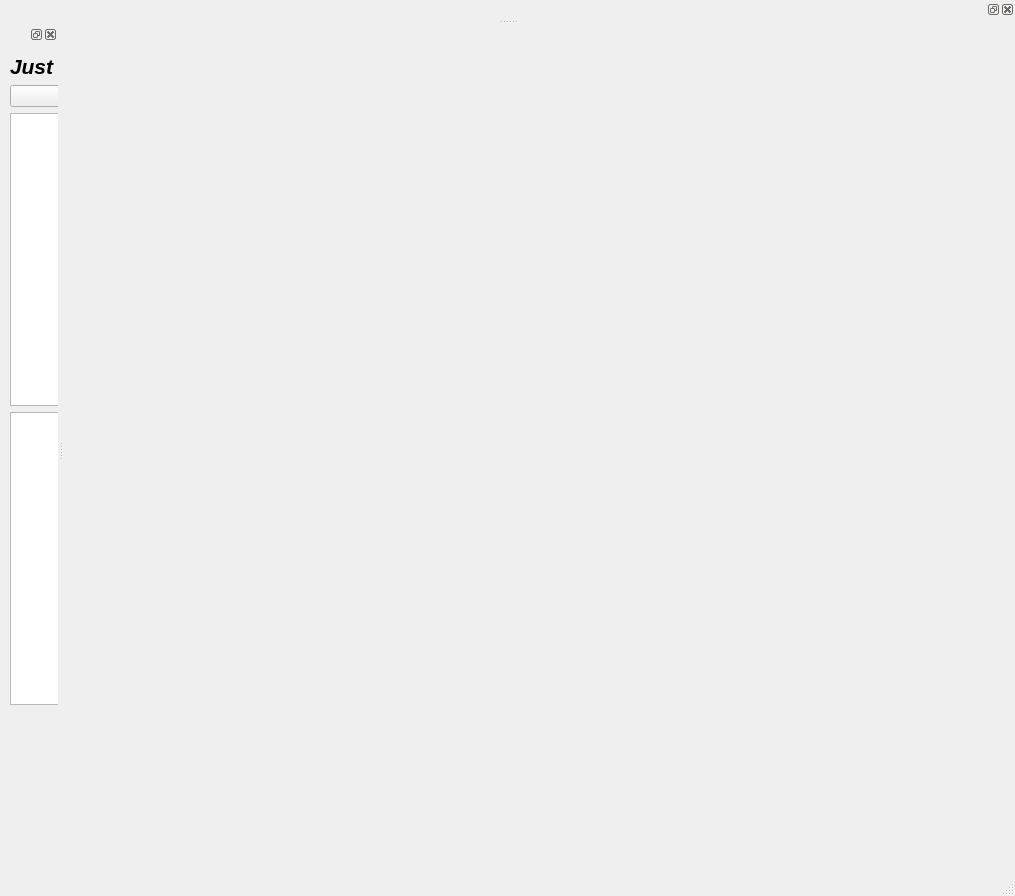
<?xml version="1.0" encoding="UTF-8"?>
<ui version="4.0">
 <class>MainWindow</class>
 <widget class="QMainWindow" name="MainWindow">
  <property name="geometry">
   <rect>
    <x>0</x>
    <y>0</y>
    <width>1015</width>
    <height>896</height>
   </rect>
  </property>
  <property name="windowTitle">
   <string>MainWindow</string>
  </property>
  <widget class="QWidget" name="centralwidget"/>
  <widget class="QMenuBar" name="menubar">
   <property name="geometry">
    <rect>
     <x>0</x>
     <y>0</y>
     <width>1015</width>
     <height>21</height>
    </rect>
   </property>
  </widget>
  <widget class="QStatusBar" name="statusbar"/>
  <widget class="QDockWidget" name="dockWidget">
   <attribute name="dockWidgetArea">
    <number>1</number>
   </attribute>
   <widget class="QWidget" name="dockWidgetContents">
    <widget class="QWidget" name="verticalLayoutWidget">
     <property name="geometry">
      <rect>
       <x>10</x>
       <y>10</y>
       <width>371</width>
       <height>651</height>
      </rect>
     </property>
     <layout class="QVBoxLayout" name="verticalLayout">
      <item>
       <widget class="QLabel" name="HelloWorldLabel">
        <property name="font">
         <font>
          <pointsize>16</pointsize>
          <weight>75</weight>
          <italic>true</italic>
          <bold>true</bold>
         </font>
        </property>
        <property name="text">
         <string>Just a fucking test</string>
        </property>
       </widget>
      </item>
      <item>
       <widget class="QPushButton" name="pushButtonToHelloWorld">
        <property name="text">
         <string>ClickMe Bugger</string>
        </property>
       </widget>
      </item>
      <item>
       <widget class="QTextEdit" name="HelloWorldBox"/>
      </item>
      <item>
       <layout class="QVBoxLayout" name="verticalLayout_2">
        <item>
         <widget class="PlotWidget" name="graphicsView"/>
        </item>
       </layout>
      </item>
     </layout>
    </widget>
   </widget>
  </widget>
  <widget class="QDockWidget" name="dockWidget_2">
   <attribute name="dockWidgetArea">
    <number>4</number>
   </attribute>
   <widget class="QWidget" name="dockWidgetContents_2">
    <widget class="QWidget" name="gridLayoutWidget">
     <property name="geometry">
      <rect>
       <x>-1</x>
       <y>-1</y>
       <width>581</width>
       <height>111</height>
      </rect>
     </property>
     <layout class="QGridLayout" name="gridLayout">
      <item row="2" column="0">
       <widget class="QLabel" name="label">
        <property name="text">
         <string>TextLabel</string>
        </property>
       </widget>
      </item>
      <item row="0" column="1">
       <widget class="QLabel" name="label_3">
        <property name="text">
         <string>TextLabel</string>
        </property>
       </widget>
      </item>
      <item row="2" column="1">
       <widget class="QLabel" name="label_2">
        <property name="text">
         <string>TextLabel</string>
        </property>
       </widget>
      </item>
      <item row="0" column="0">
       <widget class="QComboBox" name="comboBox"/>
      </item>
      <item row="1" column="0">
       <widget class="QLabel" name="label_4">
        <property name="text">
         <string>TextLabel</string>
        </property>
       </widget>
      </item>
      <item row="1" column="1">
       <widget class="QLabel" name="label_5">
        <property name="text">
         <string>TextLabel</string>
        </property>
       </widget>
      </item>
     </layout>
    </widget>
   </widget>
  </widget>
 </widget>
 <customwidgets>
  <customwidget>
   <class>PlotWidget</class>
   <extends>QGraphicsView</extends>
   <header>pyqtgraph.h</header>
  </customwidget>
 </customwidgets>
 <resources/>
 <connections/>
</ui>
